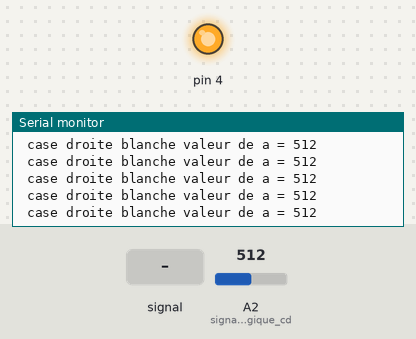
Simulated run of this sketch. Board: Arduino Uno, built with avr-gcc and run on an emulated ATmega328P. Parts: output pins drawn as LEDs (lit = HIGH), the last lines printed to the serial monitor. Inputs (shaded band) come from the test bench; at power-on: A2 (signal_analogique_cd) = 512.

Above: at 1.2 s.
1.3 s: A2 (signal_analogique_cd) fed a 200 Hz sine of ±460 counts around its level
At 1.41 s:
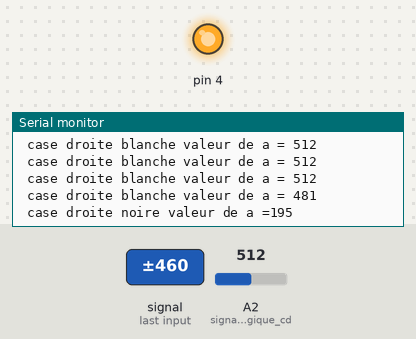
At 1.81 s:
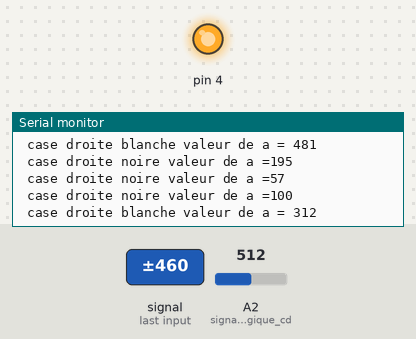
Timing chart, 0 to 4.3 s (numbered marks = the images above; inputs shaded):
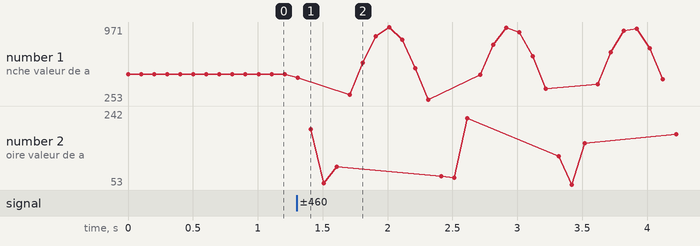

Measured:
- after the input at 1.3 s, the serial monitor: prints a new line at once (image 1)
- plotted number 1: 512 → 353 after the input at 1.3 s

The sketch:

programme_test_capteur.ino
```cpp
// programme testant le type de capteur CNY70 afin de savoir si il est fonctionnel
// programme fonctionnel

int signal_analogique_cd = A2;  // declaration de l'entree analogique du capteur droit
int a = 0;                      // varaible contenant la valeur provenant de la lecture de l'entree A0

void setup()
{
  Serial.begin(9600);
  pinMode(4, OUTPUT);
  digitalWrite(4, HIGH);
}

void loop()
{
  a = analogRead(signal_analogique_cd);    // lecture de l'octet, valeur entre 0 et 1023

  if (a > 250)                            // affichage du résultat du capteur droit et gauche
  {
  Serial.print(" case droite blanche valeur de a = ");
  Serial.print(a);
  Serial.println();
  delay(100);
  }
  else
 {
   Serial.print(" case droite noire valeur de a =");
   Serial.print(a);
   Serial.println();
   delay(100);
 }
}
```
